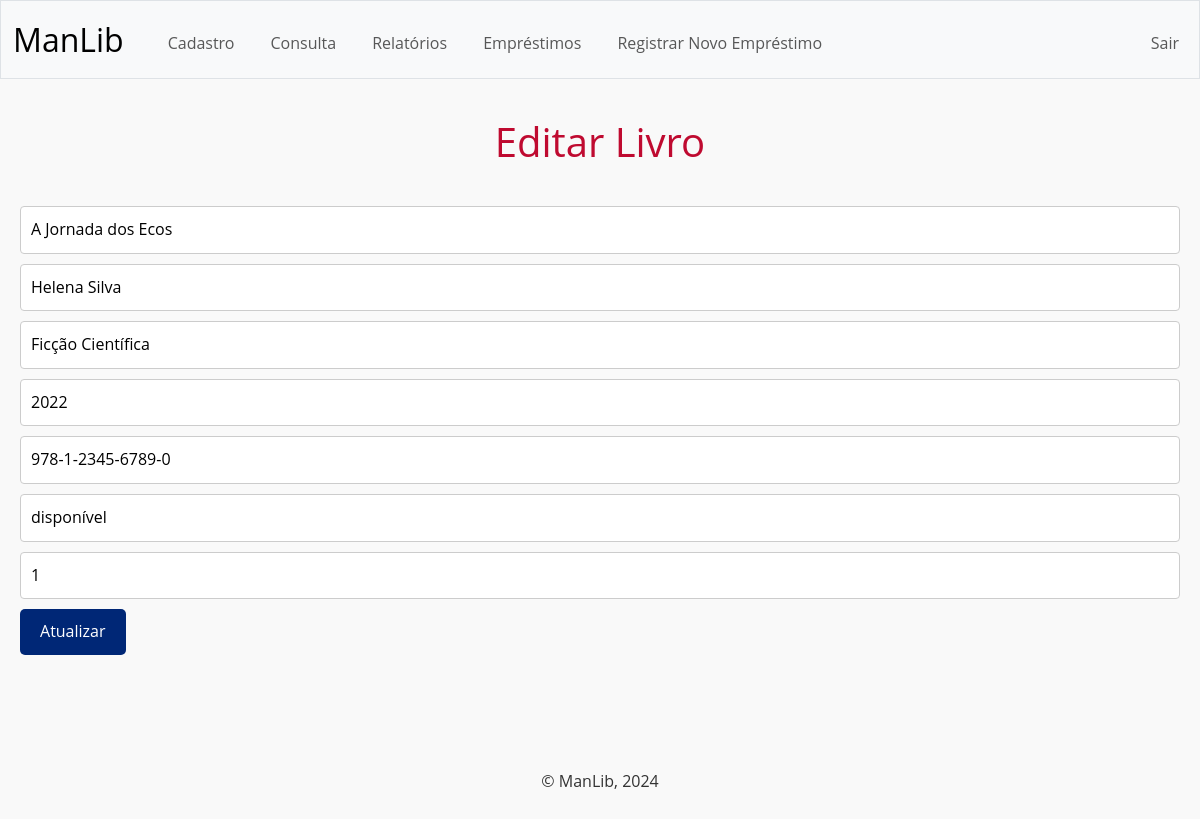
/editar_livro/2 (signed in), run on the app's committed database.
### tables this page shows
CREATE TABLE "livros" (
    livro_id INTEGER PRIMARY KEY AUTOINCREMENT,
    titulo VARCHAR(255) NOT NULL,
    autor VARCHAR(255) NOT NULL,
    genero VARCHAR(100),
    ano_de_publicacao YEAR,
    isbn VARCHAR(20) UNIQUE,
    quantidade_total INT DEFAULT 0,
    quantidade_disponivel INTEGER CHECK (quantidade_disponivel >= 0),
    quantidade_indisponivel INTEGER CHECK (quantidade_indisponivel >= 0),
    status TEXT CHECK( status IN ('disponível', 'indisponível')) NOT NULL
);

### app.py (the view)
@app.route('/editar_livro/<int:livro_id>', methods=['GET', 'POST'])
def editar_livro(livro_id):
    livro = get_livro_by_id(livro_id)  # Função que obtém o livro pelo ID
    if livro is None:
        flash('Livro não encontrado.', 'error')
        return redirect(url_for('consulta'))
    if request.method == 'POST':
        data = request.form
        update_livro(livro_id, data)
        flash('Livro atualizado com sucesso!', 'success')
        return redirect(url_for('consulta', tipo='livros'))
    return render_template('editar_livro.html', livro=livro)

### app.py (called while the page is built)
@app.before_request
def check_session():
    if 'user_agent' not in session:
        session['user_agent'] = request.user_agent.string
    if 'ip' not in session:
        session['ip'] = request.remote_addr
    if session['user_agent'] != request.user_agent.string or session['ip'] != request.remote_addr:
        session.clear()

### consulta.py (called while the page is built)
def get_db_connection():
    conn = sqlite3.connect('manlib.db')
    conn.row_factory = sqlite3.Row
    return conn

def get_livro_by_id(livro_id):
    conn = get_db_connection()
    cursor = conn.cursor()
    cursor.execute('SELECT * FROM livros WHERE livro_id = ?', (livro_id,))
    livro = cursor.fetchone()  # Pega o primeiro resultado
    conn.close()
    return livro

### templates/editar_livro.html (shortened to what this page needs)
{% extends "layout.html" %}
{% block main %}
    <h1>Editar Livro</h1>
    <form method="POST">
        <input type="text" name="titulo" value="{{ livro['titulo'] }}" required>
        <input type="text" name="autor" value="{{ livro['autor'] }}" required>
        <input type="text" name="genero" value="{{ livro['genero'] }}" required>
        <input type="text" name="ano_de_publicacao" value="{{ livro['ano_de_publicacao'] }}" required>
        <input type="text" name="isbn" value="{{ livro['isbn'] }}" required>
        <input type="text" name="status" value="{{ livro['status'] }}" required>
        <input type="number" name="quantidade_disponivel" value="{{ livro['quantidade_disponivel'] }}" required>
        <button type="submit">Atualizar</button>
    </form>
{% endblock %}

### static/styles.css (style rules this page uses)
* { margin: 0; padding: 0; box-sizing: border-box; }
body { font-family: 'Open Sans', sans-serif; background-color: #f9f9f9; color: #333; line-height: 1.6; padding: 0; padding-top: 70px; }
h1, h2, h3 { color: #BF0A30; text-align: center; margin-bottom: 40px; }
button { background-color: #002776; color: white; padding: 10px 20px; border: none; border-radius: 5px; cursor: pointer; }
form { margin: 20px 0; }
form input, form select, form textarea { width: 100%; padding: 10px; margin-bottom: 10px; border: 1px solid #ccc; border-radius: 4px; }

### data on the page
livros: titulo "A Jornada dos Ecos", autor "Helena Silva", genero "Ficção Científica", ano_de_publicacao "2022", isbn "978-1-2345-6789-0", status "disponível", quantidade_disponivel "1"
